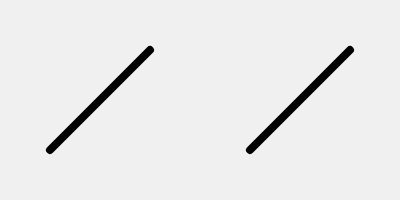
Frame 1 (no input)
Frame 60 (no input): identical to frame 1, image omitted
Frame 120 (the mouse pressed at the canvas centre since frame 60): identical to frame 1, image omitted

The p5.js sketch that drew this single still picture (run headless with seeded random() and noise() and a simulated clock; from frame 60 on, the mouse is pressed at the canvas centre):

// p5.js sketch
// ── sketch.js
function setup() {
  createCanvas(400, 200);
}

function draw() {
 background(240);
 // Con suavizado
 smooth();
 strokeWeight(8);
 line(50, 150, 150, 50);
 // Sin suavizado
 noSmooth();
 line(250, 150, 350, 50);
}

// ── style.css
body{
    font-family: Comic Sans MS;
    color: yellow;
    background-color: darkblue;
    padding: 20px;

}
